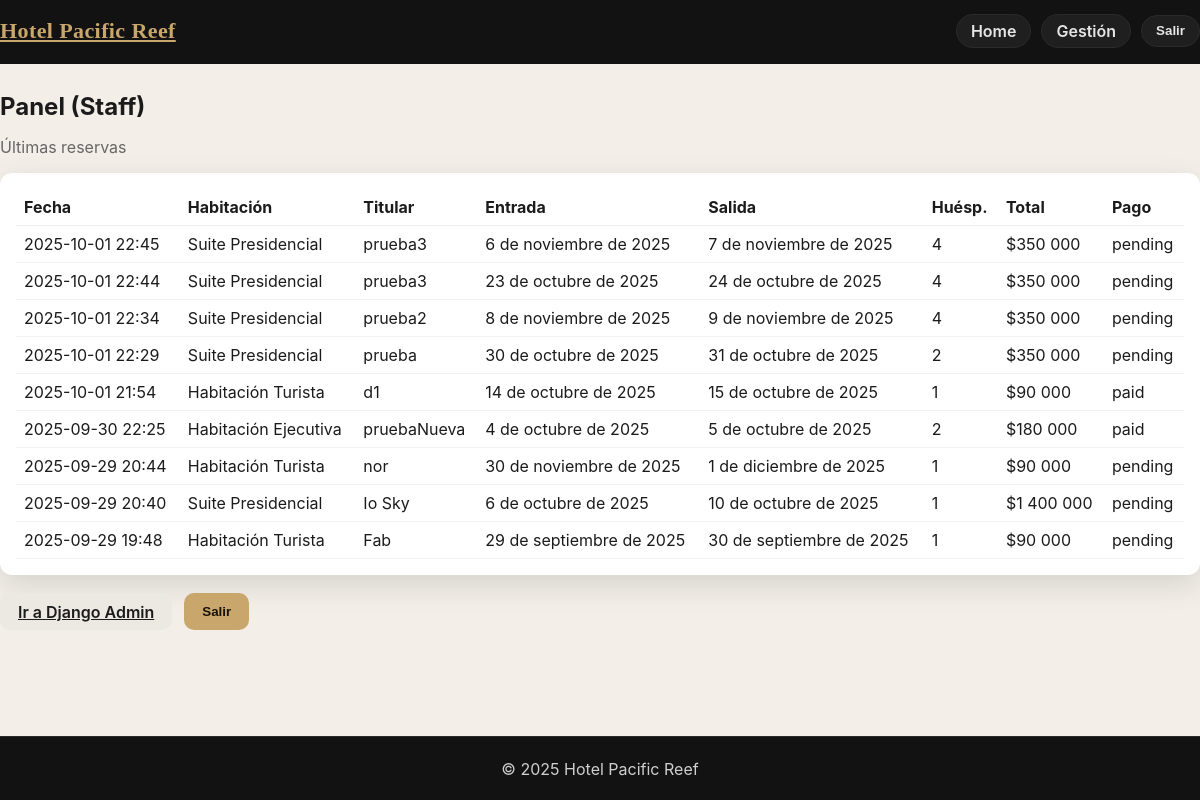
The page /staff/ (signed in) on the database its author committed.
### hotel/models.py (models this page shows, shortened)
class Reservation(models.Model):
    room = models.ForeignKey(Room, on_delete=models.PROTECT)
    check_in = models.DateField()
    check_out = models.DateField()
    guests = models.PositiveIntegerField(default=1)
    holder_name = models.CharField(max_length=120)
    holder_email = models.EmailField()
    total_amount = models.DecimalField(max_digits=12, decimal_places=0)
    created_at = models.DateTimeField(default=timezone.now)
    PAYMENT_STATUS = [
        ("pending", "Pendiente"),
        ("paid", "Pagado"),
        ("cancelled", "Cancelada"),
    ]
    payment_status = models.CharField(
        max_length=10, choices=PAYMENT_STATUS, default="pending"
    )

class Room(models.Model):
    name = models.CharField(max_length=120)
    category = models.CharField(max_length=80, blank=True)
    capacity = models.PositiveIntegerField(default=2)
    price_per_night = models.DecimalField(max_digits=10, decimal_places=0)  # CLP
    description = models.TextField(blank=True)
    is_active = models.BooleanField(default=True)

### hotel/views.py (the view)
# urls.py: path('staff/', hotel_views.staff_dashboard, name='staff_dashboard'),
@user_passes_test(is_staff_user)
def staff_dashboard(request):
    reservas = (
        Reservation.objects.select_related("room")
        .order_by("-created_at")[:50]
    )
    return render(request, "hotel/staff_dashboard.html", {"reservas": reservas})

### hotel/views.py (called while the page is built)
def is_staff_user(user):
    return user.is_authenticated and user.is_staff

### templates/hotel/staff_dashboard.html (shortened to what this page needs)
{% extends "base.html" %}
{% load humanize %}
{% block content %}
<div class="container" style="padding:28px 0">
  <h2>Panel (Staff)</h2>
  <p style="color:#666">Últimas reservas</p>
  <div class="card" style="background:#fff;padding:16px;border-radius:12px">
    {% if reservas %}
      <table style="width:100%;border-collapse:collapse">
        <thead>
          <tr style="text-align:left;border-bottom:1px solid #eee">
            <th style="padding:8px">Fecha</th>
            <th style="padding:8px">Habitación</th>
            <th style="padding:8px">Titular</th>
            <th style="padding:8px">Entrada</th>
            <th style="padding:8px">Salida</th>
            <th style="padding:8px">Huésp.</th>
            <th style="padding:8px">Total</th>
            <th style="padding:8px">Pago</th>
          </tr>
        </thead>
        <tbody>
          {% for r in reservas %}
          <tr style="border-bottom:1px solid #f2f2f2">
            <td style="padding:8px">{{ r.created_at|date:"Y-m-d H:i" }}</td>
            <td style="padding:8px">{{ r.room.name }}</td>
            <td style="padding:8px">{{ r.holder_name }}</td>
            <td style="padding:8px">{{ r.check_in }}</td>
            <td style="padding:8px">{{ r.check_out }}</td>
            <td style="padding:8px">{{ r.guests }}</td>
            <td style="padding:8px">${{ r.total_amount|intcomma }}</td>
            <td style="padding:8px">{{ r.payment_status }}</td>
          </tr>
          {% endfor %}
        </tbody>
      </table>
    {% else %}
      <p>No hay reservas registradas.</p>
    {% endif %}
  </div>
  <div style="display:flex; gap:12px; margin-top:18px">
  <a class="btn btn--ghost" href="/admin/">Ir a Django Admin</a>
  <form method="post" action="{% url 'logout' %}">
    <button class="btn btn--primary">Salir</button>
  </form>
</div>
</div>
{% endblock %}

### templates/base.html (shortened to what this page needs)
{% load static %}
<!doctype html>
<html lang="es">
<head>
  <link rel="stylesheet" href="{% static 'css/styles.css' %}">
</head>
<body>
  <header class="topbar">
    <div class="container topbar__inner">
      <a class="brand" href="{% url 'home' %}">Hotel Pacific Reef</a>
      <nav class="nav">
        <a class="nav__link" href="{% url 'home' %}">Home</a>
        {% if user.is_authenticated and user.is_staff %}
          <a class="nav__link" href="{% url 'staff_dashboard' %}">Gestión</a>
        {% endif %}
        {% if user.is_authenticated %}
          <form method="post" action="{% url 'logout' %}" style="display:inline">
            <button type="submit" class="nav__link">
              Salir
            </button>
          </form>
        {% else %}
          <a class="nav__link" href="{% url 'login' %}">Ingresar</a>
        {% endif %}
      </nav>
    </div>
  </header>
  <main>
    {% block content %}{% endblock %}
  </main>
  <footer class="footer">
    <div class="container">
      © 2025 Hotel Pacific Reef
    </div>
  </footer>
</body>
</html>

### static/css/styles.css (style rules this page uses)
:root { --bg:#f3efe8; --ink:#1b1b1b; --muted:#6d6d6d; --brand:#c9a66b; --brand-ink:#1a1206; --panel:rgba(255,255,255,.82); --card-shadow: 0 10px 30px rgba(0,0,0,.12); --radius:16px; --topbar-h:64px; --footer-h:64px; }
* { box-sizing:border-box }
html,body { height:100% }
body { margin:0; color:var(--ink); background:var(--bg); font-family: Inter, system-ui, -apple-system, Segoe UI, Roboto, Arial, sans-serif; overflow-x:hidden; }
h1,h2 { margin:0 0 .6rem }
.container { max-width:1200px;margin:0 auto;padding:0 20px }
.topbar { position:sticky;top:0;z-index:40;background:#121212;min-height:var(--topbar-h) }
.topbar__inner { display:flex;align-items:center;justify-content:space-between;padding:14px 0 }
.brand { font-family:"Playfair Display", Georgia, serif;font-weight:700;letter-spacing:.4px;color:var(--brand);font-size:22px }
.nav { display:flex;align-items:center;gap:10px }
.nav form { display:inline;margin:0 }
.nav__link { display:inline-flex;align-items:center;justify-content:center; padding:8px 14px;border-radius:999px;font-weight:600;line-height:1; color:#e6e6e6;text-decoration:none;background:#1f1f1f;border:1px solid #2a2a2a; cursor:pointer;transition:transform .15s ease, background .15s ease, color .15s ease; appearance:none;-webkit-appearance:none; }
.card { border-radius:var(--radius);box-shadow:var(--card-shadow) }
.btn { border:0;cursor:pointer;border-radius:10px;font-weight:600;line-height:1; transition:.18s ease;display:inline-flex;align-items:center;justify-content:center }
.btn--primary { background:var(--brand);color:var(--brand-ink);padding:12px 18px }
.btn--ghost { background:#ece9e3;color:#1b1b1b;padding:10px 18px }
.footer { height:var(--footer-h); background:#121212; color:#cfcfcf; border-top:1px solid #2a2a2a; display:flex;align-items:center;justify-content:center; }
main { min-height: calc(100vh - var(--topbar-h) - var(--footer-h)); display:block; }

### rows shown on the page
Reservation: created_at "2025-10-01 22:45", room.name "Suite Presidencial", holder_name "prueba3", check_in "6 de noviembre de 2025", check_out "7 de noviembre de 2025", guests "4", total_amount "350 000", payment_status "pending"
Reservation: created_at "2025-10-01 22:44", room.name "Suite Presidencial", holder_name "prueba3", check_in "23 de octubre de 2025", check_out "24 de octubre de 2025", guests "4", total_amount "350 000", payment_status "pending"
Reservation: created_at "2025-10-01 22:34", room.name "Suite Presidencial", holder_name "prueba2", check_in "8 de noviembre de 2025", check_out "9 de noviembre de 2025", guests "4", total_amount "350 000", payment_status "pending"
Reservation: created_at "2025-10-01 22:29", room.name "Suite Presidencial", holder_name "prueba", check_in "30 de octubre de 2025", check_out "31 de octubre de 2025", guests "2", total_amount "350 000", payment_status "pending"
Reservation: created_at "2025-10-01 21:54", room.name "Habitación Turista", holder_name "d1", check_in "14 de octubre de 2025", check_out "15 de octubre de 2025", guests "1", total_amount "90 000", payment_status "paid"
Reservation: created_at "2025-09-30 22:25", room.name "Habitación Ejecutiva", holder_name "pruebaNueva", check_in "4 de octubre de 2025", check_out "5 de octubre de 2025", guests "2", total_amount "180 000", payment_status "paid"
Reservation: created_at "2025-09-29 20:44", room.name "Habitación Turista", holder_name "nor", check_in "30 de noviembre de 2025", check_out "1 de diciembre de 2025", guests "1", total_amount "90 000", payment_status "pending"
Reservation: created_at "2025-09-29 20:40", room.name "Suite Presidencial", holder_name "Io Sky", check_in "6 de octubre de 2025", check_out "10 de octubre de 2025", guests "1", total_amount "1 400 000", payment_status "pending"
Reservation: created_at "2025-09-29 19:48", room.name "Habitación Turista", holder_name "Fab", check_in "29 de septiembre de 2025", check_out "30 de septiembre de 2025", guests "1", total_amount "90 000", payment_status "pending"
